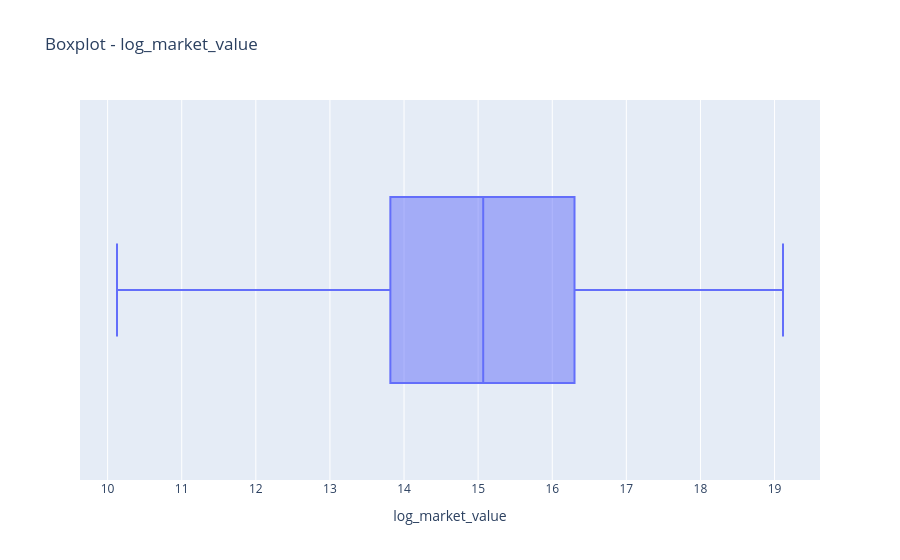

Here is the notebook cell this chart was saved with:
### Code cell
fig = px.box(
        df,
        x='log_market_value',
        title=f"Boxplot - log_market_value",
        points="outliers"  # arată punctele outlier
    )
    
fig.show()

### Figure 1 — Plotly figure (JSON) as saved in the notebook; plotly's stock layout.template omitted (floating-point values rounded to 4 significant figures; data arrays with more than 128 entries replaced by an {"elided": "..."} marker saying what was removed)
{"data": [{"alignmentgroup": "True", "boxpoints": "outliers", "hovertemplate": "log_market_value=%{x}<extra></extra>", "legendgroup": "", "marker": {"color": "#636efa"}, "name": "", "notched": false, "offsetgroup": "", "orientation": "h", "showlegend": false, "type": "box", "x": {"elided": "3824 float values"}, "x0": " ", "xaxis": "x", "y0": " ", "yaxis": "y"}], "layout": {"boxmode": "group", "legend": {"tracegroupgap": 0}, "title": {"text": "Boxplot - log_market_value"}, "xaxis": {"anchor": "y", "domain": [0, 1], "title": {"text": "log_market_value"}}, "yaxis": {"anchor": "x", "domain": [0, 1]}}}
